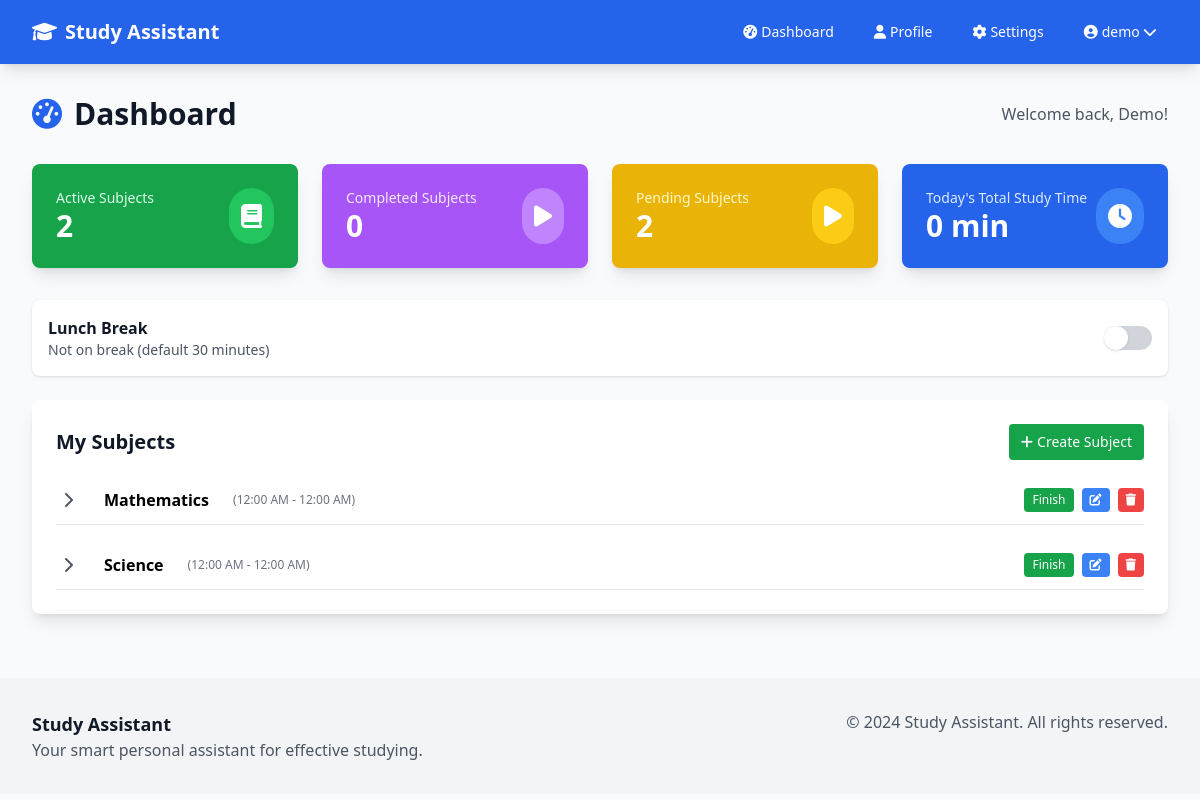
The page /dashboard (signed in) on the database its author committed.
### app/models.py (models this page shows, shortened)
class User(UserMixin, db.Model):
    id = db.Column(db.Integer, primary_key=True)
    username = db.Column(db.String(64), index=True, unique=True, nullable=False)
    email = db.Column(db.String(120), index=True, unique=True, nullable=False)
    password_hash = db.Column(db.String(128))
    first_name = db.Column(db.String(64), nullable=False)
    last_name = db.Column(db.String(64), nullable=False)
    created_at = db.Column(db.DateTime, default=datetime.utcnow)
    is_active = db.Column(db.Boolean, default=True)
    reminder_song_filename = db.Column(db.String(256))
    reminder_song_seconds = db.Column(db.Integer, default=10)
    break_duration_minutes = db.Column(db.Integer, default=30)
    lunch_break_until = db.Column(db.DateTime)
    subjects = db.relationship('Subject', backref='user', lazy='dynamic', cascade='all, delete-orphan')
    study_sessions = db.relationship('StudySession', backref='user', lazy='dynamic', cascade='all, delete-orphan')

class Subject(db.Model):
    id = db.Column(db.Integer, primary_key=True)
    name = db.Column(db.String(100), nullable=False)
    description = db.Column(db.Text)
    color = db.Column(db.String(7), default='#007bff')  # Hex color for UI
    daily_time_minutes = db.Column(db.Integer, default=60)  # Default 1 hour per day
    user_id = db.Column(db.Integer, db.ForeignKey('user.id'), nullable=False)
    created_at = db.Column(db.DateTime, default=datetime.utcnow)
    is_active = db.Column(db.Boolean, default=True)
    start_hour = db.Column(db.Integer, default=8)
    start_minute = db.Column(db.Integer, default=0)
    end_hour = db.Column(db.Integer, default=9)
    end_minute = db.Column(db.Integer, default=0)
    extra_reminder_at = db.Column(db.DateTime)
    finished_at = db.Column(db.DateTime)
    topics = db.relationship('Topic', backref='subject', lazy='dynamic', cascade='all, delete-orphan')
    study_sessions = db.relationship('StudySession', backref='subject', lazy='dynamic', cascade='all, delete-orphan')
    @staticmethod
    def _format_ampm(hour: int, minute: int) -> str:
        try:
            h = int(hour) if hour is not None else 0
            m = int(minute) if minute is not None else 0
        except (TypeError, ValueError):
            h, m = 0, 0
        suffix = 'AM' if h < 12 else 'PM'
        h12 = h % 12
        if h12 == 0:
            h12 = 12
        return f"{h12:02d}:{m:02d} {suffix}"
    @property
    def start_time_ampm(self) -> str:
        return self._format_ampm(self.start_hour or 0, self.start_minute or 0)
    @property
    def end_time_ampm(self) -> str:
        return self._format_ampm(self.end_hour or 0, self.end_minute or 0)

### app/main/routes.py (the view)
@bp.route('/dashboard')
@login_required
def dashboard():
    if current_user.lunch_break_until and current_user.lunch_break_until <= datetime.utcnow():
        current_user.lunch_break_until = None
        db.session.commit()
    subjects = Subject.query.filter_by(user_id=current_user.id, is_active=True).all()
    recent_sessions = StudySession.query.filter_by(user_id=current_user.id)\
        .order_by(StudySession.start_time.desc()).limit(5).all()
    today = datetime.today().date()
    active_subjects_count = len(subjects)
    finished_subject_ids = [s.id for s in subjects if (s.finished_at and s.finished_at.date() == today)]
    completed_subjects_count = len(finished_subject_ids)
    pending_subjects_count = max(active_subjects_count - completed_subjects_count, 0)
    def minutes_between(start_h:int, start_m:int, end_h:int, end_m:int) -> int:
        return max((end_h * 60 + end_m) - (start_h * 60 + start_m), 0)
    total_scheduled_minutes = sum(
        minutes_between(s.start_hour or 0, s.start_minute or 0, s.end_hour or 0, s.end_minute or 0)
        for s in subjects
    )
    now = datetime.now()
    current_hour = now.hour
    current_minute = now.minute
    return render_template('main/dashboard.html',
                         title='Dashboard',
                         subjects=subjects,
                         recent_sessions=recent_sessions,
                         total_scheduled_minutes=total_scheduled_minutes,
                         active_subjects_count=active_subjects_count,
                         completed_subjects_count=completed_subjects_count,
                         pending_subjects_count=pending_subjects_count,
                         current_hour=current_hour,
                         current_minute=current_minute,
                         finished_subject_ids=finished_subject_ids,
                         is_on_break=bool(current_user.lunch_break_until and current_user.lunch_break_until > datetime.utcnow()),
                         break_remaining_seconds=max(int((current_user.lunch_break_until - datetime.utcnow()).total_seconds()), 0) if current_user.lunch_break_until else 0,
                         break_duration_minutes=current_user.break_duration_minutes or 30)

### app/models.py (called while the page is built)
@login_manager.user_loader
def load_user(user_id):
    return User.query.get(int(user_id))

### app/templates/main/dashboard.html (shortened to what this page needs)
{% extends 'base.html' %}
{% block content %}
  <div class="flex justify-between items-center mb-8">
    <h1 class="text-3xl font-bold text-gray-900"><i class="fas fa-tachometer-alt mr-3 text-blue-600"></i>Dashboard</h1>
    <div class="text-gray-600">Welcome back, {{ current_user.first_name }}!</div>
  </div>
  <div class="grid grid-cols-1 md:grid-cols-2 lg:grid-cols-4 gap-6 mb-8">
    <div class="bg-green-600 text-white rounded-lg shadow-lg p-6">
      <div class="flex justify-between items-center">
        <div>
          <p class="text-green-100 text-sm font-medium">Active Subjects</p>
          <p class="text-3xl font-bold">{{ active_subjects_count }}</p>
        </div>
        <div class="bg-green-500 rounded-full p-3">
          <i class="fas fa-book text-2xl"></i>
        </div>
      </div>
    </div>
    <div class="bg-purple-500 text-white rounded-lg shadow-lg p-6">
      <div class="flex justify-between items-center">
        <div>
          <p class="text-purple-100 text-sm font-medium">Completed Subjects</p>
          <p class="text-3xl font-bold">{{ completed_subjects_count }}</p>
        </div>
        <div class="bg-purple-400 rounded-full p-3">
          <i class="fas fa-play text-2xl"></i>
        </div>
      </div>
    </div>
    <div class="bg-yellow-500 text-white rounded-lg shadow-lg p-6">
      <div class="flex justify-between items-center">
        <div>
          <p class="text-yellow-100 text-sm font-medium">Pending Subjects</p>
          <p class="text-3xl font-bold">{{ pending_subjects_count }}</p>
        </div>
        <div class="bg-yellow-400 rounded-full p-3">
          <i class="fas fa-play text-2xl"></i>
        </div>
      </div>
    </div>
    <div class="bg-blue-600 text-white rounded-lg shadow-lg p-6">
      <div class="flex justify-between items-center">
        <div>
          <p class="text-blue-100 text-sm font-medium">Today's Total Study Time</p>
          <p class="text-3xl font-bold">{{ total_scheduled_minutes }} min</p>
        </div>
        <div class="bg-blue-500 rounded-full p-3">
          <i class="fas fa-clock text-2xl"></i>
        </div>
      </div>
    </div>
  </div>
  <div class="mb-6">
    <div class="bg-white rounded-lg shadow p-4 flex items-center justify-between">
      <div>
        <div class="font-semibold text-gray-900">Lunch Break</div>
        <div id="breakStatusText" class="text-sm text-gray-600">
          {% if is_on_break %}
            On break — ends in <span id="breakCountdown"></span>
          {% else %}
            Not on break (default {{ break_duration_minutes }} minutes)
          {% endif %}
        </div>
      </div>
      <label class="inline-flex items-center cursor-pointer">
        <span class="relative inline-block w-12 h-6 bg-gray-300 rounded-full transition-all">
          <span id="breakKnob" class="absolute left-0 top-0 w-6 h-6 bg-white rounded-full shadow transform transition-transform {% if is_on_break %}translate-x-6{% endif %}"></span>
        </span>
      </label>
    </div>
  </div>
  <div class="flex flex-col gap-8 mb-8">
    <div class="bg-white rounded-lg shadow-lg p-6">
      <div class="flex items-center justify-between mb-4">
        <h2 class="text-xl font-semibold text-gray-900">My Subjects</h2>
        <button id="openAddSubject" class="bg-green-600 text-white px-3 py-2 rounded text-sm hover:bg-green-700">
          <i class="fas fa-plus mr-1"></i>Create Subject
        </button>
      </div>
      <div class="space-y-4">
        {% for subject in subjects %}
          <div class="py-2 border-b subject-card " id="subject-{{ subject.id }}">
            <div class="flex items-center justify-between">
              <div class="flex items-center space-x-3">
                <button class="w-6 h-6 flex items-center justify-center text-gray-600 hover:text-gray-900" aria-label="Toggle topics" onclick="toggleTopics({{ subject.id }})">
                  <i id="chev-{{ subject.id }}" class="fas fa-chevron-right"></i>
                </button>
                <span class="cursor-pointer font-bold px-3 py-1 rounded flex items-center" onclick="toggleTopics({{ subject.id }})">
                  {{ subject.name }}
                </span>
                <span class="text-xs text-gray-500">({{ subject.start_time_ampm }} - {{ subject.end_time_ampm }})</span>
              </div>
              <div class="flex items-center  space-x-2">
                <button class="bg-green-600 text-white px-2 py-1 rounded text-xs" title="Finish" onclick="completeSubject(this, {{ subject.id }})">Finish</button>
                <button class="bg-blue-500 text-white px-2 py-1 rounded text-xs" onclick='openEditSubject({{ subject.id }}, {{ subject.name|tojson }})'><i class="fas fa-edit"></i></button>
                <button class="bg-red-500 text-white px-2 py-1 rounded text-xs delete-subject-btn" data-subject-id="{{ subject.id }}"><i class="fas fa-trash"></i></button>
              </div>
            </div>
          </div>
        {% endfor %}
      </div>
    </div>
  </div>
            {% set _h12 = (current_hour % 12) %}
            {% if _h12 == 0 %}{% set _h12 = 12 %}{% endif %}
{% endblock %}

### app/templates/base.html (shortened to what this page needs)
<!DOCTYPE html>
<html lang="en">
<head>
    <script src="https://cdn.tailwindcss.com"></script>
    <link href="https://cdnjs.cloudflare.com/ajax/libs/font-awesome/6.0.0/css/all.min.css" rel="stylesheet">
</head>
<body class="bg-gray-50 min-h-screen">
    <nav class="bg-blue-600 shadow-lg">
        <div class="max-w-7xl mx-auto px-4 sm:px-6 lg:px-8">
            <div class="flex justify-between h-16">
                <div class="flex items-center">
                    <a href="{{ url_for('main.index') }}" class="flex items-center text-white text-xl font-bold">
                        <i class="fas fa-graduation-cap mr-2"></i>Study Assistant
                    </a>
                </div>
                <div class="hidden md:flex items-center space-x-4">
                    {% if current_user.is_authenticated %}
                        <a href="{{ url_for('main.dashboard') }}" class="text-white hover:text-blue-200 px-3 py-2 rounded-md text-sm font-medium">
                            <i class="fas fa-tachometer-alt mr-1"></i>Dashboard
                        </a>
                        <a href="{{ url_for('main.profile') }}" class="text-white hover:text-blue-200 px-3 py-2 rounded-md text-sm font-medium">
                            <i class="fas fa-user mr-1"></i>Profile
                        </a>
                        <a href="{{ url_for('main.settings') }}" class="text-white hover:text-blue-200 px-3 py-2 rounded-md text-sm font-medium">
                            <i class="fas fa-cog mr-1"></i>Settings
                        </a>
                        <div class="relative">
                            <button class="text-white hover:text-blue-200 px-3 py-2 rounded-md text-sm font-medium flex items-center" onclick="toggleDropdown()">
                                <i class="fas fa-user-circle mr-1"></i>{{ current_user.username }}
                                <i class="fas fa-chevron-down ml-1"></i>
                            </button>
                        </div>
                    {% endif %}
                </div>
            </div>
        </div>
    </nav>
    <main class="max-w-7xl mx-auto px-4 sm:px-6 lg:px-8 py-8">
        {% block content %}{% endblock %}
    </main>
    <footer class="bg-gray-100 mt-auto">
        <div class="max-w-7xl mx-auto px-4 sm:px-6 lg:px-8 py-8">
            <div class="md:flex md:justify-between">
                <div class="mb-4 md:mb-0">
                    <h5 class="text-lg font-semibold text-gray-900">Study Assistant</h5>
                    <p class="text-gray-600">Your smart personal assistant for effective studying.</p>
                </div>
                <div class="text-gray-600">
                    <p>&copy; 2024 Study Assistant. All rights reserved.</p>
                </div>
            </div>
        </div>
    </footer>
</body>
</html>

### rows shown on the page
User: username "demo", first_name "Demo"
Subject: name "Mathematics", start_time_ampm "12:00 AM", end_time_ampm "12:00 AM"
Subject: name "Science", start_time_ampm "12:00 AM", end_time_ampm "12:00 AM"

### other values the page prints
{{ active_subjects_count }} "2"
{{ completed_subjects_count }} "0"
{{ pending_subjects_count }} "2"
{{ total_scheduled_minutes }} "0"
{{ break_duration_minutes }} "30"
